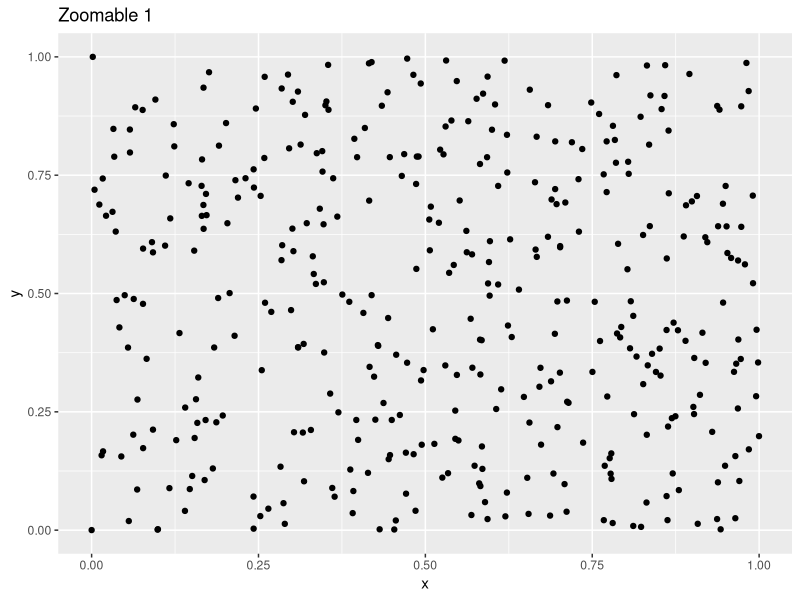
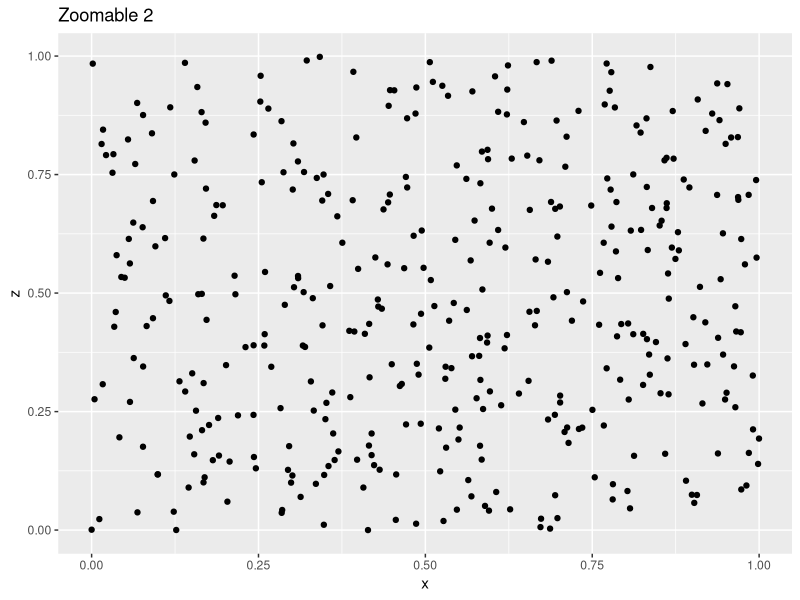
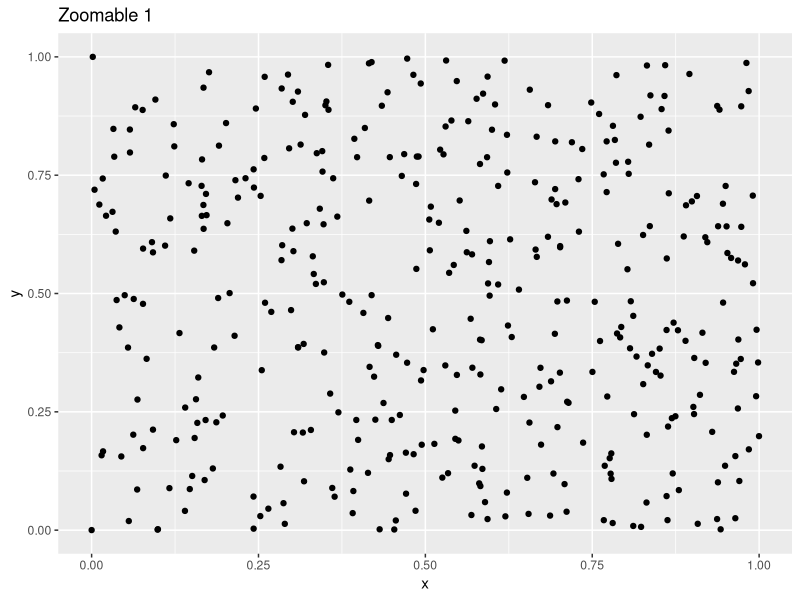
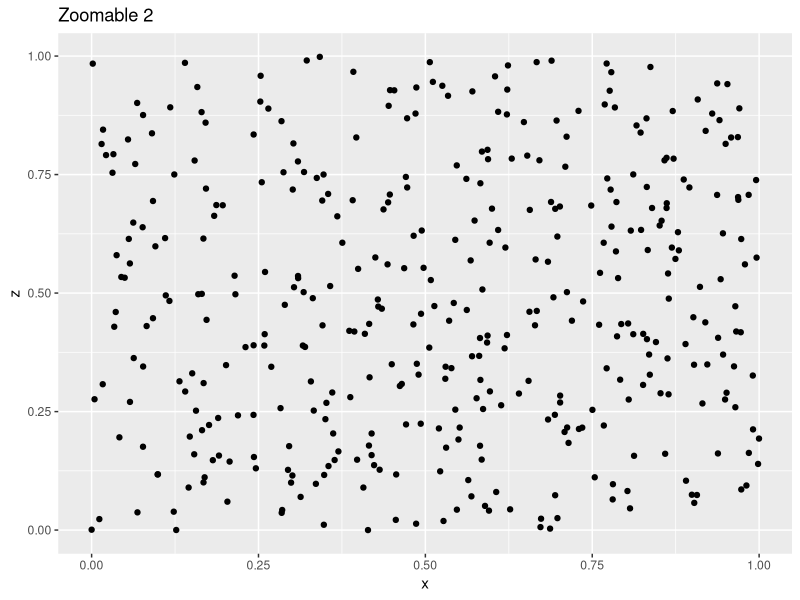

Generate these figures, in order, with R:
## ---- chunk 1
knitr::opts_chunk$set(echo = TRUE)
knitr::opts_chunk$set(out.width = "100%")
## ---- chunk 2
suppressPackageStartupMessages({
  library(ggplot2)
  library(dplyr)
})
## ---- chunk 3
figures <- function() {
  list(
    x = randu %>% ggplot(aes(x = x, y = y)) + geom_point() + ggtitle("Zoomable 1"),
    y = randu %>% ggplot(aes(x = x, y = z)) + geom_point() + ggtitle("Zoomable 2")
  )
}
## ---- chunk 4
figures()
## ---- chunk 5
# Intermediate 1
## ---- chunk 6
figures()
## ---- chunk 7
# Intermediate 2
